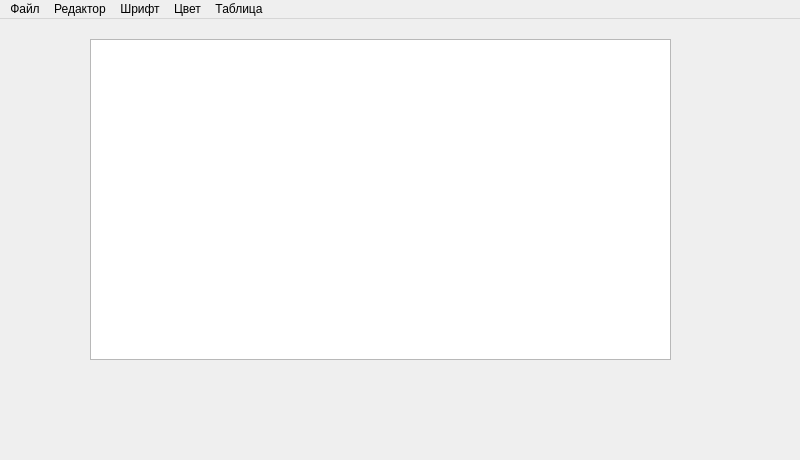
<?xml version="1.0" encoding="UTF-8"?>
<ui version="4.0">
 <class>MainWindow</class>
 <widget class="QMainWindow" name="MainWindow">
  <property name="geometry">
   <rect>
    <x>0</x>
    <y>0</y>
    <width>800</width>
    <height>460</height>
   </rect>
  </property>
  <property name="windowTitle">
   <string>MainWindow</string>
  </property>
  <widget class="QWidget" name="centralwidget">
   <widget class="QTextEdit" name="textEdit">
    <property name="geometry">
     <rect>
      <x>90</x>
      <y>20</y>
      <width>581</width>
      <height>321</height>
     </rect>
    </property>
   </widget>
   <widget class="QLabel" name="backgroundLabel">
    <property name="geometry">
     <rect>
      <x>40</x>
      <y>230</y>
      <width>49</width>
      <height>16</height>
     </rect>
    </property>
    <property name="text">
     <string/>
    </property>
   </widget>
  </widget>
  <widget class="QMenuBar" name="menubar">
   <property name="geometry">
    <rect>
     <x>0</x>
     <y>0</y>
     <width>800</width>
     <height>26</height>
    </rect>
   </property>
   <widget class="QMenu" name="File">
    <property name="title">
     <string>Файл</string>
    </property>
    <addaction name="Open"/>
    <addaction name="Save"/>
   </widget>
   <widget class="QMenu" name="Edit">
    <property name="title">
     <string>Редактор</string>
    </property>
    <addaction name="Search"/>
    <addaction name="Replace"/>
    <addaction name="Return"/>
    <addaction name="Clear"/>
   </widget>
   <widget class="QMenu" name="FontMenu">
    <property name="title">
     <string>Шрифт</string>
    </property>
    <addaction name="actionChangeFont"/>
   </widget>
   <widget class="QMenu" name="ColorMenu">
    <property name="title">
     <string>Цвет</string>
    </property>
    <addaction name="actionChangeColor"/>
   </widget>
   <widget class="QMenu" name="menuTables">
    <property name="title">
     <string>Таблица</string>
    </property>
    <addaction name="Create"/>
   </widget>
   <addaction name="File"/>
   <addaction name="Edit"/>
   <addaction name="FontMenu"/>
   <addaction name="ColorMenu"/>
   <addaction name="menuTables"/>
  </widget>
  <action name="Open">
   <property name="text">
    <string>Открыть</string>
   </property>
  </action>
  <action name="Save">
   <property name="text">
    <string>Сохранить</string>
   </property>
  </action>
  <action name="Add">
   <property name="text">
    <string>Add</string>
   </property>
  </action>
  <action name="Search">
   <property name="text">
    <string>Поиск</string>
   </property>
  </action>
  <action name="Replace">
   <property name="text">
    <string>Замена</string>
   </property>
  </action>
  <action name="Return">
   <property name="text">
    <string>Возврат</string>
   </property>
  </action>
  <action name="Exit">
   <property name="text">
    <string>Exit</string>
   </property>
  </action>
  <action name="Clear">
   <property name="text">
    <string>Очистка</string>
   </property>
  </action>
  <action name="actionChangeFont">
   <property name="text">
    <string>Изменить</string>
   </property>
  </action>
  <action name="actionChangeColor">
   <property name="text">
    <string>Изменить</string>
   </property>
  </action>
  <action name="Create">
   <property name="text">
    <string>Создать</string>
   </property>
  </action>
 </widget>
 <resources/>
 <connections/>
</ui>
